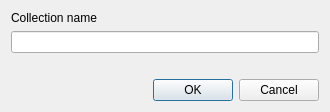
<?xml version="1.0" encoding="UTF-8"?>
<ui version="4.0">
 <class>CollectionDialog</class>
 <widget class="QDialog" name="CollectionDialog">
  <property name="geometry">
   <rect>
    <x>0</x>
    <y>0</y>
    <width>330</width>
    <height>112</height>
   </rect>
  </property>
  <property name="windowTitle">
   <string>Dialog</string>
  </property>
  <layout class="QVBoxLayout" name="verticalLayout">
   <item>
    <widget class="QLabel" name="label">
     <property name="text">
      <string>Collection name</string>
     </property>
    </widget>
   </item>
   <item>
    <widget class="QLineEdit" name="collectionNameEdit"/>
   </item>
   <item>
    <spacer name="verticalSpacer">
     <property name="orientation">
      <enum>Qt::Vertical</enum>
     </property>
     <property name="sizeHint" stdset="0">
      <size>
       <width>20</width>
       <height>17</height>
      </size>
     </property>
    </spacer>
   </item>
   <item>
    <widget class="QDialogButtonBox" name="buttonBox">
     <property name="orientation">
      <enum>Qt::Horizontal</enum>
     </property>
     <property name="standardButtons">
      <set>QDialogButtonBox::Cancel|QDialogButtonBox::Ok</set>
     </property>
    </widget>
   </item>
  </layout>
 </widget>
 <resources/>
 <connections>
  <connection>
   <sender>buttonBox</sender>
   <signal>accepted()</signal>
   <receiver>CollectionDialog</receiver>
   <slot>accept()</slot>
   <hints>
    <hint type="sourcelabel">
     <x>248</x>
     <y>254</y>
    </hint>
    <hint type="destinationlabel">
     <x>157</x>
     <y>274</y>
    </hint>
   </hints>
  </connection>
  <connection>
   <sender>buttonBox</sender>
   <signal>rejected()</signal>
   <receiver>CollectionDialog</receiver>
   <slot>reject()</slot>
   <hints>
    <hint type="sourcelabel">
     <x>316</x>
     <y>260</y>
    </hint>
    <hint type="destinationlabel">
     <x>286</x>
     <y>274</y>
    </hint>
   </hints>
  </connection>
 </connections>
</ui>
